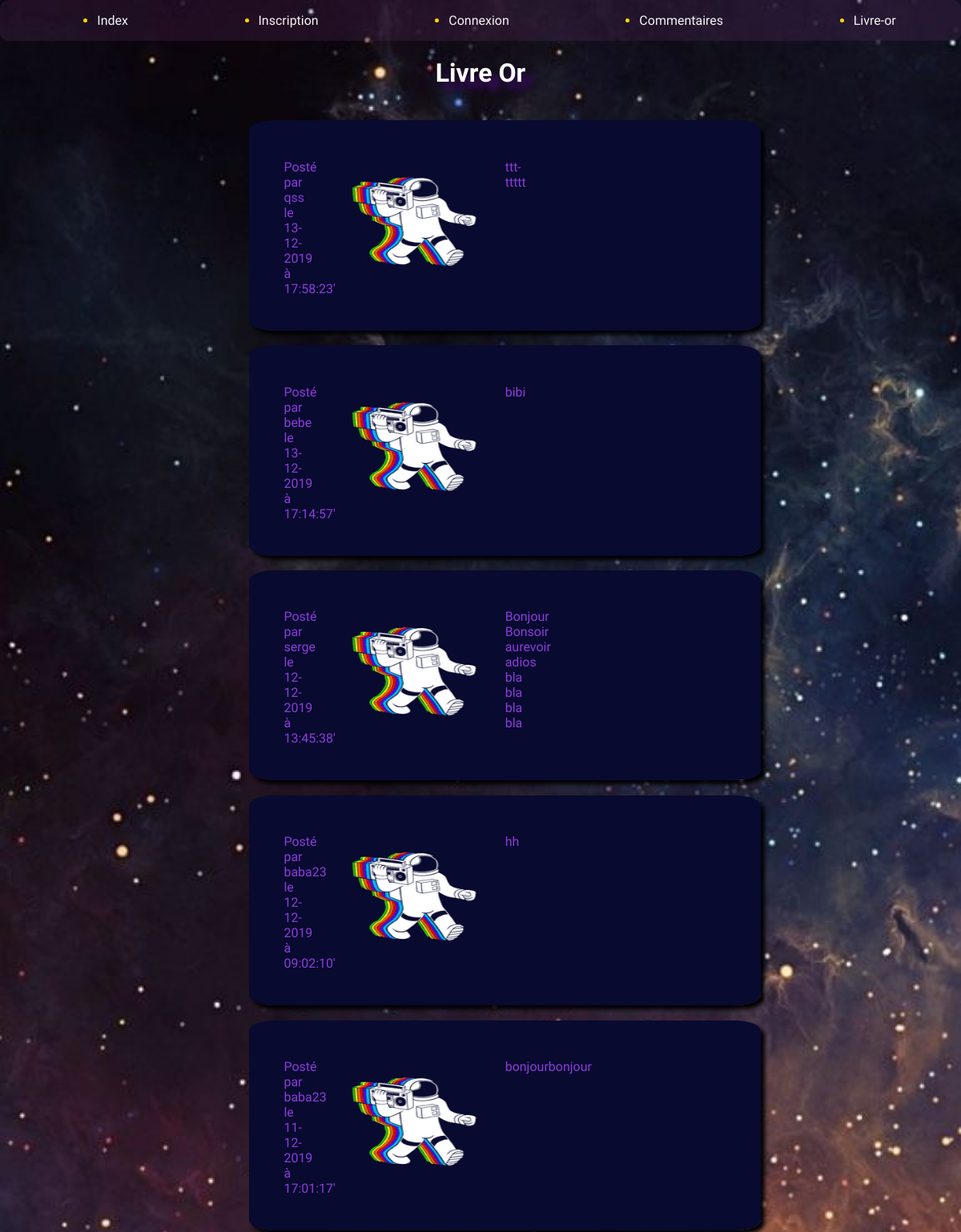
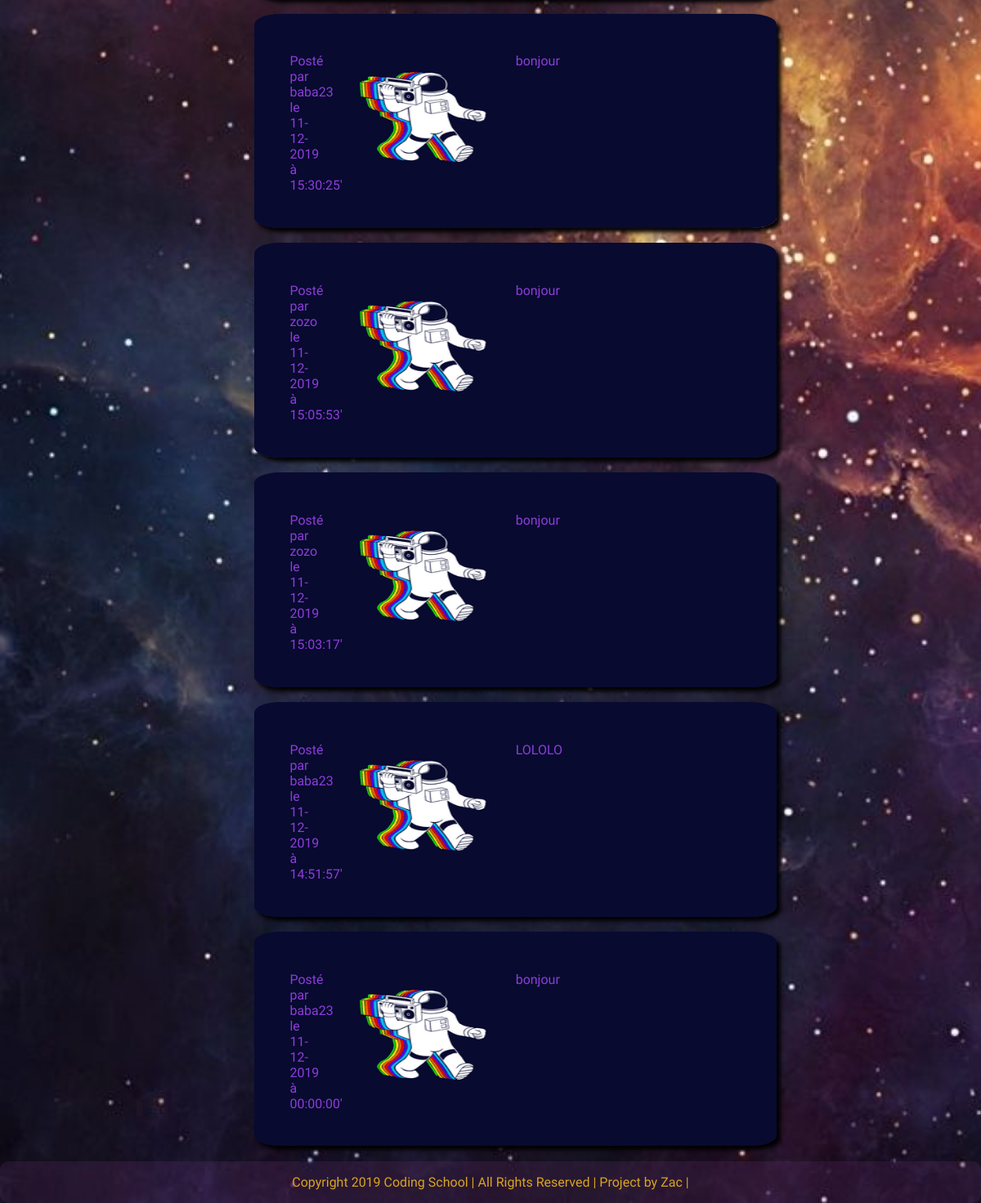
Screenshot of /livre-or.php with the database file from the repository (2 pictures, top to bottom).
### tables this page shows
CREATE TABLE IF NOT EXISTS `commentaires` (
  `id` int(11) NOT NULL AUTO_INCREMENT,
  `commentaire` text NOT NULL,
  `id_utilisateur` int(11) NOT NULL,
  `date` datetime NOT NULL,
  PRIMARY KEY (`id`)
);

CREATE TABLE IF NOT EXISTS `utilisateurs` (
  `id` int(11) NOT NULL AUTO_INCREMENT,
  `login` varchar(255) NOT NULL,
  `password` varchar(255) NOT NULL,
  PRIMARY KEY (`id`)
);

### livre-or.php (the view, shortened to what this page needs)
<!DOCTYPE html>
<html>
<head>
    <link rel="stylesheet" href="livre-or.css">
</head>
<body class="body">
<header>
<nav id="barrenav">
<ul id="barrenav2">
<?php
if (isset($_SESSION['login'])):
?>
        <li><a href="http://localhost/livre-or/index.php">Index</a></li>
        <li><a href="http://localhost/livre-or/profil.php">Profil</a></li>
        <li><a href="http://localhost/livre-or/commentaires.php">Commentaires</a></li>
        <li><a href="http://localhost/livre-or/livre-or.php">Livre-or</a></li>
      <form method="POST" action="index.php"><input type="submit" id="deco" value="Deconnexion" name="deconnexion"><a href=""></a></form></li>
            <?php if(isset($_POST["deconnexion"])):
                                session_unset();
                                session_destroy();
                                header('location:index.php');
                                endif; ?>
                        <?php else: ?>
                            <li><a href="http://localhost/livre-or/index.php">Index</a></li>
        <li><a href="http://localhost/livre-or/inscription.php">Inscription</a></li>
        <li><a href="http://localhost/livre-or/connexion.php">Connexion</a></li>
        <li><a href="http://localhost/livre-or/commentaires.php">Commentaires</a></li>
        <li><a href="http://localhost/livre-or/livre-or.php">Livre-or</a></li>
        <?php endif; ?>
    </ul>
</nav>
</header>
        <main>
            <h1 class="livre-or">Livre Or</h1>
            <div id="com-livre-or">
            <?php
                $connexion = mysqli_connect("localhost", "root", "", "livreor");
                $log = "SELECT id,login FROM utilisateurs";
                $com = "SELECT * FROM commentaires ORDER by date DESC";
                $query = mysqli_query($connexion, $com);
                $resultat = mysqli_fetch_all($query);
                $query2 = mysqli_query($connexion, $log);
                $resultat2 = mysqli_fetch_all($query2);
                $i = 0;
                while($i < count($resultat))
                {
                    $i2 = 0;
                    while($i2 < count($resultat2))
                    {
                        if($resultat[$i][2] == $resultat2[$i2][0])
                        {
                            $date = $resultat[$i][3];
                            $date2 = date("d-m-Y à H:i:s",strtotime($date)) ?>
                            <section class='post'>
                            <div id="post2">Posté par <?php echo $resultat2[$i2][1]." le ".$date2 ?>'<br/></div>
                            <div id="post2"><?php echo $resultat[$i][1] ?><br/><br/></div>
                            <br><br>
                            </section>
                        <?php
                        }
                        $i2++;
                    }
                    $i++;
                }
            ?>
            </div>
        </main>
        <footer>
   <p class="copyright"> Copyright 2019 Coding School | All Rights Reserved | Project by Zac |</p>
</footer>
</body>
</html>

### livre-or.css (style rules this page uses)
* { font-family: 'Odibee Sans', cursive; }
html { height: 100%; }
.body { background-image: url("photos/intospace.jpg"); background-repeat: no-repeat; background-size: cover; background-attachment: fixed; margin:0; position: relative; min-height: 100%; margin: 0; padding: 0; }
header { color: gold; border-radius: 10px; display: flex; justify-content: space-around; background-color:rgba(117, 59, 124, 0.199) ; position: sticky; width: 100%; }
#barrenav { display: flex; flex-direction: row; justify-content: space-around; width:100%; }
#barrenav2 { display: flex; flex-direction: row; justify-content: space-around; width:100%; }
main { display:flex; flex-direction: column; align-items: center; }
footer { background-color:rgba(117, 59, 124, 0.199) ; border-radius: 10px ; display: flex; justify-content: space-around; }
a { color: whitesmoke; text-decoration: none; }
.copyright { color: goldenrod; }
.post { background-image: url(photos/gif-livre-or.gif); background-size: 100% 100%; width: 90%; height: 77%; color: rgba(0, 0, 0, 0.959); display: flex; justify-content: space-between; border-radius: 5%; margin: 3%; padding: 7%; box-shadow: 5px 5px 5px ; }
#post2 { background-size: cover; width: 90%; height: 77%; color:rgba(146, 64, 223, 0.959); height: 7%; width: 5%; margin-top: 1%; }
.livre-or { text-align: center; color: white; text-shadow:rgb(66, 10, 112) 10px 10px 10px; }

### rows the page displays
commentaires: id_utilisateur.login "qss", date "13-12-2019 à 17:58:23", commentaire "ttt-ttttt"
commentaires: id_utilisateur.login "bebe", date "13-12-2019 à 17:14:57", commentaire "bibi"
commentaires: id_utilisateur.login "serge", date "12-12-2019 à 13:45:38", commentaire "Bonjour Bonsoir aurevoir adios bla bla bla bla"
commentaires: id_utilisateur.login "baba23", date "12-12-2019 à 09:02:10", commentaire "hh"
commentaires: id_utilisateur.login "baba23", date "11-12-2019 à 17:01:17", commentaire "bonjourbonjour"
commentaires: id_utilisateur.login "baba23", date "11-12-2019 à 15:30:25", commentaire "bonjour"
commentaires: id_utilisateur.login "zozo", date "11-12-2019 à 15:05:53", commentaire "bonjour"
commentaires: id_utilisateur.login "zozo", date "11-12-2019 à 15:03:17", commentaire "bonjour"
commentaires: id_utilisateur.login "baba23", date "11-12-2019 à 14:51:57", commentaire "LOLOLO"
commentaires: id_utilisateur.login "baba23", date "11-12-2019 à 00:00:00", commentaire "bonjour"
